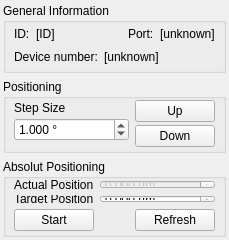
<?xml version="1.0" encoding="UTF-8"?>
<ui version="4.0">
 <class>DockWidgetST8SMC4USB</class>
 <widget class="QWidget" name="DockWidgetST8SMC4USB">
  <property name="geometry">
   <rect>
    <x>0</x>
    <y>0</y>
    <width>229</width>
    <height>240</height>
   </rect>
  </property>
  <property name="minimumSize">
   <size>
    <width>229</width>
    <height>240</height>
   </size>
  </property>
  <property name="windowTitle">
   <string>standa 8SMC4-USB</string>
  </property>
  <layout class="QVBoxLayout" name="verticalLayout_6">
   <property name="spacing">
    <number>6</number>
   </property>
   <property name="leftMargin">
    <number>3</number>
   </property>
   <property name="topMargin">
    <number>3</number>
   </property>
   <property name="rightMargin">
    <number>3</number>
   </property>
   <property name="bottomMargin">
    <number>3</number>
   </property>
   <item>
    <widget class="QGroupBox" name="groupBox">
     <property name="sizePolicy">
      <sizepolicy hsizetype="Preferred" vsizetype="Minimum">
       <horstretch>0</horstretch>
       <verstretch>0</verstretch>
      </sizepolicy>
     </property>
     <property name="maximumSize">
      <size>
       <width>16777215</width>
       <height>16777215</height>
      </size>
     </property>
     <property name="title">
      <string>General Information</string>
     </property>
     <layout class="QVBoxLayout" name="verticalLayout_5">
      <property name="spacing">
       <number>6</number>
      </property>
      <property name="leftMargin">
       <number>8</number>
      </property>
      <property name="topMargin">
       <number>1</number>
      </property>
      <property name="rightMargin">
       <number>8</number>
      </property>
      <property name="bottomMargin">
       <number>6</number>
      </property>
      <item>
       <layout class="QHBoxLayout" name="horizontalLayout_4">
        <item>
         <widget class="QLabel" name="label_2">
          <property name="sizePolicy">
           <sizepolicy hsizetype="Preferred" vsizetype="Preferred">
            <horstretch>0</horstretch>
            <verstretch>0</verstretch>
           </sizepolicy>
          </property>
          <property name="text">
           <string>ID:</string>
          </property>
         </widget>
        </item>
        <item>
         <widget class="QLabel" name="lblID">
          <property name="sizePolicy">
           <sizepolicy hsizetype="Expanding" vsizetype="Preferred">
            <horstretch>0</horstretch>
            <verstretch>0</verstretch>
           </sizepolicy>
          </property>
          <property name="text">
           <string>[ID]</string>
          </property>
         </widget>
        </item>
        <item>
         <spacer name="horizontalSpacer_2">
          <property name="orientation">
           <enum>Qt::Horizontal</enum>
          </property>
          <property name="sizeHint" stdset="0">
           <size>
            <width>40</width>
            <height>20</height>
           </size>
          </property>
         </spacer>
        </item>
        <item>
         <widget class="QLabel" name="label_6">
          <property name="sizePolicy">
           <sizepolicy hsizetype="Preferred" vsizetype="Preferred">
            <horstretch>0</horstretch>
            <verstretch>0</verstretch>
           </sizepolicy>
          </property>
          <property name="text">
           <string>Port:</string>
          </property>
         </widget>
        </item>
        <item>
         <widget class="QLabel" name="lblPort">
          <property name="sizePolicy">
           <sizepolicy hsizetype="MinimumExpanding" vsizetype="Preferred">
            <horstretch>0</horstretch>
            <verstretch>0</verstretch>
           </sizepolicy>
          </property>
          <property name="text">
           <string>[unknown]</string>
          </property>
          <property name="wordWrap">
           <bool>true</bool>
          </property>
         </widget>
        </item>
       </layout>
      </item>
      <item>
       <layout class="QHBoxLayout" name="horizontalLayout_5">
        <item>
         <widget class="QLabel" name="label">
          <property name="sizePolicy">
           <sizepolicy hsizetype="Preferred" vsizetype="Preferred">
            <horstretch>0</horstretch>
            <verstretch>0</verstretch>
           </sizepolicy>
          </property>
          <property name="text">
           <string>Device number:</string>
          </property>
         </widget>
        </item>
        <item>
         <widget class="QLabel" name="lblDeviceNo">
          <property name="sizePolicy">
           <sizepolicy hsizetype="MinimumExpanding" vsizetype="Preferred">
            <horstretch>0</horstretch>
            <verstretch>0</verstretch>
           </sizepolicy>
          </property>
          <property name="text">
           <string>[unknown]</string>
          </property>
         </widget>
        </item>
       </layout>
      </item>
     </layout>
    </widget>
   </item>
   <item>
    <layout class="QHBoxLayout" name="horizontalLayout_3">
     <item>
      <widget class="QGroupBox" name="groupBox_2">
       <property name="sizePolicy">
        <sizepolicy hsizetype="Preferred" vsizetype="Preferred">
         <horstretch>0</horstretch>
         <verstretch>0</verstretch>
        </sizepolicy>
       </property>
       <property name="minimumSize">
        <size>
         <width>0</width>
         <height>0</height>
        </size>
       </property>
       <property name="maximumSize">
        <size>
         <width>16777215</width>
         <height>16777215</height>
        </size>
       </property>
       <property name="title">
        <string>Positioning</string>
       </property>
       <layout class="QHBoxLayout" name="horizontalLayout">
        <property name="spacing">
         <number>6</number>
        </property>
        <property name="leftMargin">
         <number>8</number>
        </property>
        <property name="topMargin">
         <number>1</number>
        </property>
        <property name="rightMargin">
         <number>8</number>
        </property>
        <property name="bottomMargin">
         <number>3</number>
        </property>
        <item>
         <layout class="QVBoxLayout" name="verticalLayout_3">
          <property name="spacing">
           <number>3</number>
          </property>
          <property name="bottomMargin">
           <number>6</number>
          </property>
          <item>
           <widget class="QLabel" name="label_3">
            <property name="text">
             <string>Step Size</string>
            </property>
           </widget>
          </item>
          <item>
           <widget class="QDoubleSpinBox" name="spinBoxStepSize">
            <property name="sizePolicy">
             <sizepolicy hsizetype="MinimumExpanding" vsizetype="Fixed">
              <horstretch>0</horstretch>
              <verstretch>0</verstretch>
             </sizepolicy>
            </property>
            <property name="suffix">
             <string> °</string>
            </property>
            <property name="decimals">
             <number>3</number>
            </property>
            <property name="maximum">
             <double>10000.000000000000000</double>
            </property>
            <property name="value">
             <double>1.000000000000000</double>
            </property>
           </widget>
          </item>
         </layout>
        </item>
        <item>
         <layout class="QVBoxLayout" name="verticalLayout">
          <property name="spacing">
           <number>3</number>
          </property>
          <item>
           <widget class="QPushButton" name="btnUp">
            <property name="minimumSize">
             <size>
              <width>0</width>
              <height>0</height>
             </size>
            </property>
            <property name="maximumSize">
             <size>
              <width>16777215</width>
              <height>16777215</height>
             </size>
            </property>
            <property name="text">
             <string>Up</string>
            </property>
           </widget>
          </item>
          <item>
           <widget class="QPushButton" name="btnDown">
            <property name="minimumSize">
             <size>
              <width>0</width>
              <height>0</height>
             </size>
            </property>
            <property name="maximumSize">
             <size>
              <width>16777215</width>
              <height>16777215</height>
             </size>
            </property>
            <property name="text">
             <string>Down</string>
            </property>
           </widget>
          </item>
         </layout>
        </item>
       </layout>
      </widget>
     </item>
    </layout>
   </item>
   <item>
    <widget class="QGroupBox" name="groupBox_3">
     <property name="enabled">
      <bool>true</bool>
     </property>
     <property name="minimumSize">
      <size>
       <width>0</width>
       <height>0</height>
      </size>
     </property>
     <property name="maximumSize">
      <size>
       <width>16777215</width>
       <height>16777215</height>
      </size>
     </property>
     <property name="title">
      <string>Absolut Positioning</string>
     </property>
     <layout class="QVBoxLayout" name="verticalLayout_4">
      <property name="leftMargin">
       <number>8</number>
      </property>
      <property name="topMargin">
       <number>1</number>
      </property>
      <property name="rightMargin">
       <number>8</number>
      </property>
      <property name="bottomMargin">
       <number>3</number>
      </property>
      <item>
       <layout class="QGridLayout" name="gridLayout">
        <item row="0" column="0">
         <widget class="QLabel" name="label_actpos">
          <property name="text">
           <string>Actual Position</string>
          </property>
         </widget>
        </item>
        <item row="0" column="1">
         <widget class="QDoubleSpinBox" name="spinBoxActPos">
          <property name="enabled">
           <bool>false</bool>
          </property>
          <property name="sizePolicy">
           <sizepolicy hsizetype="MinimumExpanding" vsizetype="Fixed">
            <horstretch>0</horstretch>
            <verstretch>0</verstretch>
           </sizepolicy>
          </property>
          <property name="prefix">
           <string/>
          </property>
          <property name="suffix">
           <string> µm</string>
          </property>
          <property name="decimals">
           <number>3</number>
          </property>
          <property name="minimum">
           <double>-3000.000000000000000</double>
          </property>
          <property name="maximum">
           <double>3000.000000000000000</double>
          </property>
          <property name="singleStep">
           <double>1.000000000000000</double>
          </property>
         </widget>
        </item>
        <item row="1" column="0">
         <widget class="QLabel" name="label_tarpos">
          <property name="text">
           <string>Target Position</string>
          </property>
         </widget>
        </item>
        <item row="1" column="1">
         <widget class="QDoubleSpinBox" name="spinBoxTargetPos">
          <property name="sizePolicy">
           <sizepolicy hsizetype="MinimumExpanding" vsizetype="Fixed">
            <horstretch>0</horstretch>
            <verstretch>0</verstretch>
           </sizepolicy>
          </property>
          <property name="prefix">
           <string/>
          </property>
          <property name="suffix">
           <string> µm</string>
          </property>
          <property name="decimals">
           <number>3</number>
          </property>
          <property name="minimum">
           <double>-3000.000000000000000</double>
          </property>
          <property name="maximum">
           <double>3000.000000000000000</double>
          </property>
          <property name="singleStep">
           <double>1.000000000000000</double>
          </property>
          <property name="value">
           <double>0.000000000000000</double>
          </property>
         </widget>
        </item>
       </layout>
      </item>
      <item>
       <layout class="QHBoxLayout" name="horizontalLayout_2">
        <item>
         <widget class="QPushButton" name="btnStart">
          <property name="text">
           <string>Start</string>
          </property>
         </widget>
        </item>
        <item>
         <spacer name="horizontalSpacer">
          <property name="orientation">
           <enum>Qt::Horizontal</enum>
          </property>
          <property name="sizeHint" stdset="0">
           <size>
            <width>40</width>
            <height>20</height>
           </size>
          </property>
         </spacer>
        </item>
        <item>
         <widget class="QPushButton" name="btnRefresh">
          <property name="text">
           <string>Refresh</string>
          </property>
         </widget>
        </item>
       </layout>
      </item>
     </layout>
    </widget>
   </item>
   <item>
    <spacer name="verticalSpacer_2">
     <property name="orientation">
      <enum>Qt::Vertical</enum>
     </property>
     <property name="sizeHint" stdset="0">
      <size>
       <width>20</width>
       <height>40</height>
      </size>
     </property>
    </spacer>
   </item>
  </layout>
 </widget>
 <resources/>
 <connections/>
</ui>
